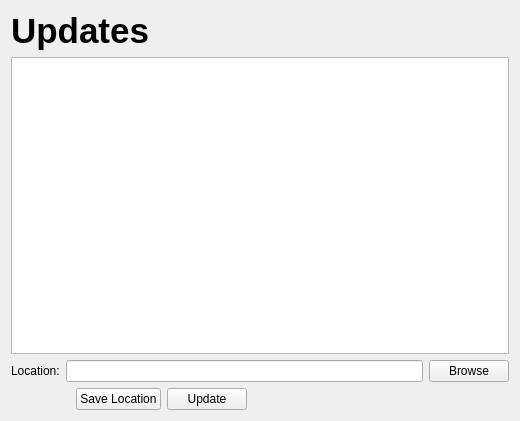
<?xml version="1.0" encoding="UTF-8"?>
<ui version="4.0">
 <class>Update</class>
 <widget class="QWidget" name="Update">
  <property name="geometry">
   <rect>
    <x>0</x>
    <y>0</y>
    <width>520</width>
    <height>421</height>
   </rect>
  </property>
  <property name="windowTitle">
   <string>Form</string>
  </property>
  <layout class="QVBoxLayout" name="verticalLayout">
   <item>
    <widget class="QLabel" name="label">
     <property name="text">
      <string>&lt;html&gt;&lt;head/&gt;&lt;body&gt;&lt;p&gt;&lt;span style=&quot; font-size:26pt; font-weight:600;&quot;&gt;Updates&lt;/span&gt;&lt;/p&gt;&lt;/body&gt;&lt;/html&gt;</string>
     </property>
    </widget>
   </item>
   <item>
    <widget class="QTextBrowser" name="textBrowser"/>
   </item>
   <item>
    <layout class="QHBoxLayout" name="horizontalLayout">
     <item>
      <widget class="QLabel" name="label_2">
       <property name="text">
        <string>Location:</string>
       </property>
      </widget>
     </item>
     <item>
      <widget class="QLineEdit" name="lineEdit"/>
     </item>
     <item>
      <widget class="QPushButton" name="browseButton">
       <property name="text">
        <string>Browse</string>
       </property>
      </widget>
     </item>
    </layout>
   </item>
   <item>
    <layout class="QHBoxLayout" name="horizontalLayout_2">
     <item>
      <spacer name="horizontalSpacer_2">
       <property name="orientation">
        <enum>Qt::Horizontal</enum>
       </property>
       <property name="sizeType">
        <enum>QSizePolicy::Fixed</enum>
       </property>
       <property name="sizeHint" stdset="0">
        <size>
         <width>65</width>
         <height>20</height>
        </size>
       </property>
      </spacer>
     </item>
     <item>
      <widget class="QPushButton" name="saveButton">
       <property name="sizePolicy">
        <sizepolicy hsizetype="Fixed" vsizetype="Fixed">
         <horstretch>0</horstretch>
         <verstretch>0</verstretch>
        </sizepolicy>
       </property>
       <property name="text">
        <string>Save Location</string>
       </property>
      </widget>
     </item>
     <item>
      <widget class="QPushButton" name="updateButton">
       <property name="sizePolicy">
        <sizepolicy hsizetype="Fixed" vsizetype="Fixed">
         <horstretch>0</horstretch>
         <verstretch>0</verstretch>
        </sizepolicy>
       </property>
       <property name="text">
        <string>Update</string>
       </property>
      </widget>
     </item>
     <item>
      <spacer name="horizontalSpacer">
       <property name="orientation">
        <enum>Qt::Horizontal</enum>
       </property>
       <property name="sizeHint" stdset="0">
        <size>
         <width>40</width>
         <height>20</height>
        </size>
       </property>
      </spacer>
     </item>
    </layout>
   </item>
  </layout>
 </widget>
 <resources/>
 <connections/>
</ui>
